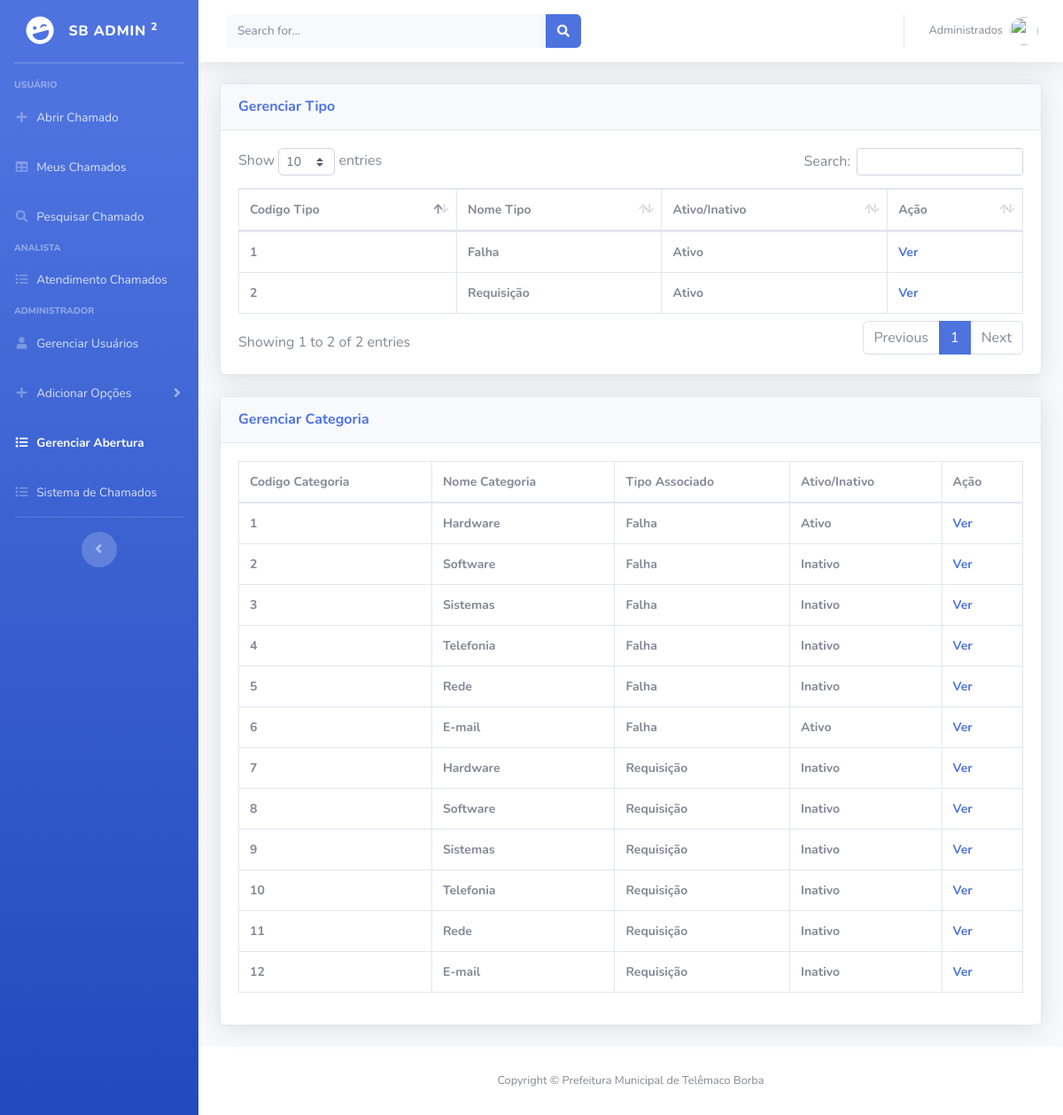
The app's page /Frontend/gerenciarAberturaChamados.php (signed in) with its own data.
### tables this page shows
CREATE TABLE IF NOT EXISTS `tipo` (
  `cod_tipo` int NOT NULL AUTO_INCREMENT,
  `nome_tipo` varchar(45) NOT NULL,
  `ativo` int NOT NULL,
  PRIMARY KEY (`cod_tipo`)
);

CREATE TABLE IF NOT EXISTS `categoria` (
  `cod_categoria` int NOT NULL AUTO_INCREMENT,
  `nome_categoria` varchar(45) NOT NULL,
  `ativo` int NOT NULL,
  `tipo_cod_tipo` int NOT NULL,
  PRIMARY KEY (`cod_categoria`),
  KEY `fk_categoria_tipo1_idx` (`tipo_cod_tipo`)
);

### Frontend/gerenciarAberturaChamados.php (the view, shortened to what this page needs)
<?php
    if(isset($_SESSION['usuario']) && is_array($_SESSION['usuario'])) {
        if($_SESSION['usuario'][1] == 2) {
            $nome_usuario = $_SESSION['usuario'][2];
        } else {
            header("location: ../index.php");
        }
    } else {
        header("location: ../index.php");
    }
?>
<!DOCTYPE html>
<html lang="pt-br">
<head>
    <link href="vendor/fontawesome-free/css/all.min.css" rel="stylesheet" type="text/css">
    <link href="css/sb-admin-2.min.css" rel="stylesheet">
    <link href="vendor/datatables/dataTables.bootstrap4.min.css" rel="stylesheet">
</head>
<body id="page-top">
    <div id="wrapper">
        <ul class="navbar-nav bg-gradient-primary sidebar sidebar-dark accordion" id="accordionSidebar">
            <a class="sidebar-brand d-flex align-items-center justify-content-center" href="index.html">
                <div class="sidebar-brand-icon rotate-n-15">
                    <i class="fas fa-laugh-wink"></i>
                </div>
                <div class="sidebar-brand-text mx-3">SB Admin <sup>2</sup></div>
            </a>
            <hr class="sidebar-divider my-0">
            <hr class="sidebar-divider">
            <div class="sidebar-heading">
                USUÁRIO
            </div>
            <li class="nav-item">
                <a class="nav-link" href="abrirChamado.php">
                    <i class="fas fa-fw fa-plus"></i>
                    <span>Abrir Chamado</span></a>
            </li>
            <li class="nav-item">
                <a class="nav-link" href="listaChamadoUsuario.php">
                    <i class="fas fa-fw fa-table"></i>
                    <span>Meus Chamados</span></a>
            </li>
            <li class="nav-item">
                <a class="nav-link collapsed" href="pesquisarChamado.php">
                    <i class="fas fa-fw fa-search"></i>
                    <span>Pesquisar Chamado</span>
                </a>
            </li>
            <div class="sidebar-heading">
                ANALISTA
            </div>
            <li class="nav-item">
                <a class="nav-link collapsed" href="listaChamadoAnalista.php">
                    <i class="fas fa-fw fa-list"></i>
                    <span>Atendimento Chamados</span>
                </a>
            </li>
            <div class="sidebar-heading">
                ADMINISTRADOR
            </div>
            <li class="nav-item">
                <a class="nav-link collapsed" href="gerenciarUsuarios.php">
                    <i class="fas fa-fw fa-user"></i>
                    <span>Gerenciar Usuários</span>
                </a>
            </li>
            <li class="nav-item">
                <a class="nav-link collapsed" href="#" data-toggle="collapse" data-target="#collapsePages"
                    aria-expanded="true" aria-controls="collapsePages">
                    <i class="fas fa-fw fa-plus"></i>
                    <span>Adicionar Opções</span>
                </a>
            </li>
            <li class="nav-item active">
                <a class="nav-link collapsed" href="gerenciarAberturaChamados.php">
                    <i class="fas fa-fw fa-list"></i>
                    <span>Gerenciar Abertura</span>
                </a>
            </li>
            <li class="nav-item">
                <a class="nav-link collapsed" href="gerenciarSistemaChamados.php">
                    <i class="fas fa-fw fa-list"></i>
                    <span>Sistema de Chamados</span>
                </a>
            </li>
            <hr class="sidebar-divider d-none d-md-block">
            <div class="text-center d-none d-md-inline">
                <button class="rounded-circle border-0" id="sidebarToggle"></button>
            </div>
        </ul>
        <div id="content-wrapper" class="d-flex flex-column">
            <div id="content">
                <nav class="navbar navbar-expand navbar-light bg-white topbar mb-4 static-top shadow">
                    <form
                        class="d-none d-sm-inline-block form-inline mr-auto ml-md-3 my-2 my-md-0 mw-100 navbar-search">
                        <div class="input-group">
                            <input type="text" class="form-control bg-light border-0 small" placeholder="Search for..."
                                aria-label="Search" aria-describedby="basic-addon2">
                            <div class="input-group-append">
                                <button class="btn btn-primary" type="button">
                                    <i class="fas fa-search fa-sm"></i>
                                </button>
                            </div>
                        </div>
                    </form>
                    <ul class="navbar-nav ml-auto">
                        <li class="nav-item dropdown no-arrow">
                            <a class="nav-link dropdown-toggle" href="#" id="userDropdown" role="button"
                                data-toggle="dropdown" aria-haspopup="true" aria-expanded="false">
                                <span class="mr-2 d-none d-lg-inline text-gray-600 small"><?php echo $nome_usuario; ?></span>
                                <img class="img-profile rounded-circle"
                                    src="img/undraw_profile.svg">
                            </a>
                        </li>
                    </ul>
                </nav>
                <div class="container-fluid">
                    <div class="card shadow mb-4">
                        <div class="card-header py-3">
                            <h6 class="m-0 font-weight-bold text-primary">Gerenciar Tipo</h6>
                        </div>
                        <div class="card-body">
                            <div class="table-responsive">
                                <table class="table table-bordered" id="dataTable" width="100%" cellspacing="0" style="font-size: 14px;">
                                    <thead>
                                        <tr>
                                            <th>Codigo Tipo</th>
                                            <th>Nome Tipo</th>
                                            <th>Ativo/Inativo</th>
                                            <th>Ação</th>
                                        </tr>
                                    </thead>
                    <?php
                        include '../Backend/conexao.php';
                        $query = $conn->query("SELECT * FROM tipo");
                    echo "<tbody>";
                        foreach($query->fetchAll(PDO::FETCH_ASSOC) as $dados) {
                            echo "<tr>";
                                echo "<th>".$dados['cod_tipo']."</th>";
                                echo "<th>".$dados['nome_tipo']."</th>";
                                if($dados['ativo'] == 1) {echo "<th>Ativo</th>";} else {echo "<th>Inativo</th>";}
                                echo "<th><a href=verTipo.php?tipo_up=".$dados['cod_tipo'].">Ver</a></th>";
                            echo "</tr>";
                        }
                    ?>
                    </tbody>
                                </table>
                            </div>
                        </div>
                    </div>
                </div>
                <div class="container-fluid">
                    <div class="card shadow mb-4">
                        <div class="card-header py-3">
                            <h6 class="m-0 font-weight-bold text-primary">Gerenciar Categoria</h6>
                        </div>
                        <div class="card-body">
                            <div class="table-responsive">
                                <table class="table table-bordered" id="dataTable" width="100%" cellspacing="0" style="font-size: 14px;">
                                    <thead>
                                        <tr>
                                            <th>Codigo Categoria</th>
                                            <th>Nome Categoria</th>
                                            <th>Tipo Associado</th>
                                            <th>Ativo/Inativo</th>
                                            <th>Ação</th>
                                        </tr>
                                    </thead>
                    <?php
                        include '../Backend/conexao.php';
                        $query = $conn->query("SELECT categoria.cod_categoria, categoria.nome_categoria, tipo.nome_tipo, categoria.ativo FROM categoria INNER JOIN tipo ON tipo.cod_tipo = categoria.tipo_cod_tipo");
                    echo "<tbody>";
                        foreach($query->fetchAll(PDO::FETCH_ASSOC) as $dados) {
                            echo "<tr>";
                                echo "<th>".$dados['cod_categoria']."</th>";
                                echo "<th>".$dados['nome_categoria']."</th>";
                                echo "<th>".$dados['nome_tipo']."</th>";
                                if($dados['ativo'] == 1) {echo "<th>Ativo</th>";} else {echo "<th>Inativo</th>";}
                                echo "<th><a href=verCategoria.php?categoria_up=".$dados['cod_categoria'].">Ver</a></th>";
                            echo "</tr>";
                        }
                    ?>
                    </tbody>
                                </table>
                            </div>
                        </div>
                    </div>
                </div>
            </div>
            <footer class="sticky-footer bg-white">
                <div class="container my-auto">
                    <div class="copyright text-center my-auto">
                        <span>Copyright &copy; Prefeitura Municipal de Telêmaco Borba</span>
                    </div>
                </div>
            </footer>
        </div>
    </div>
</body>
</html>

### records on screen
tipo: cod_tipo "1", nome_tipo "Falha", ativo "Ativo"
tipo: cod_tipo "2", nome_tipo "Requisição", ativo "Ativo"
categoria: cod_categoria "1", nome_categoria "Hardware", tipo_cod_tipo.nome_tipo "Falha", ativo "Ativo"
categoria: cod_categoria "2", nome_categoria "Software", tipo_cod_tipo.nome_tipo "Falha", ativo "Inativo"
categoria: cod_categoria "3", nome_categoria "Sistemas", tipo_cod_tipo.nome_tipo "Falha", ativo "Inativo"
categoria: cod_categoria "4", nome_categoria "Telefonia", tipo_cod_tipo.nome_tipo "Falha", ativo "Inativo"
categoria: cod_categoria "5", nome_categoria "Rede", tipo_cod_tipo.nome_tipo "Falha", ativo "Inativo"
categoria: cod_categoria "6", nome_categoria "E-mail", tipo_cod_tipo.nome_tipo "Falha", ativo "Ativo"
categoria: cod_categoria "7", nome_categoria "Hardware", tipo_cod_tipo.nome_tipo "Requisição", ativo "Inativo"
categoria: cod_categoria "8", nome_categoria "Software", tipo_cod_tipo.nome_tipo "Requisição", ativo "Inativo"
categoria: cod_categoria "9", nome_categoria "Sistemas", tipo_cod_tipo.nome_tipo "Requisição", ativo "Inativo"
categoria: cod_categoria "10", nome_categoria "Telefonia", tipo_cod_tipo.nome_tipo "Requisição", ativo "Inativo"
categoria: cod_categoria "11", nome_categoria "Rede", tipo_cod_tipo.nome_tipo "Requisição", ativo "Inativo"
categoria: cod_categoria "12", nome_categoria "E-mail", tipo_cod_tipo.nome_tipo "Requisição", ativo "Inativo"

### other values on screen
$nome_usuario "Administrados"
